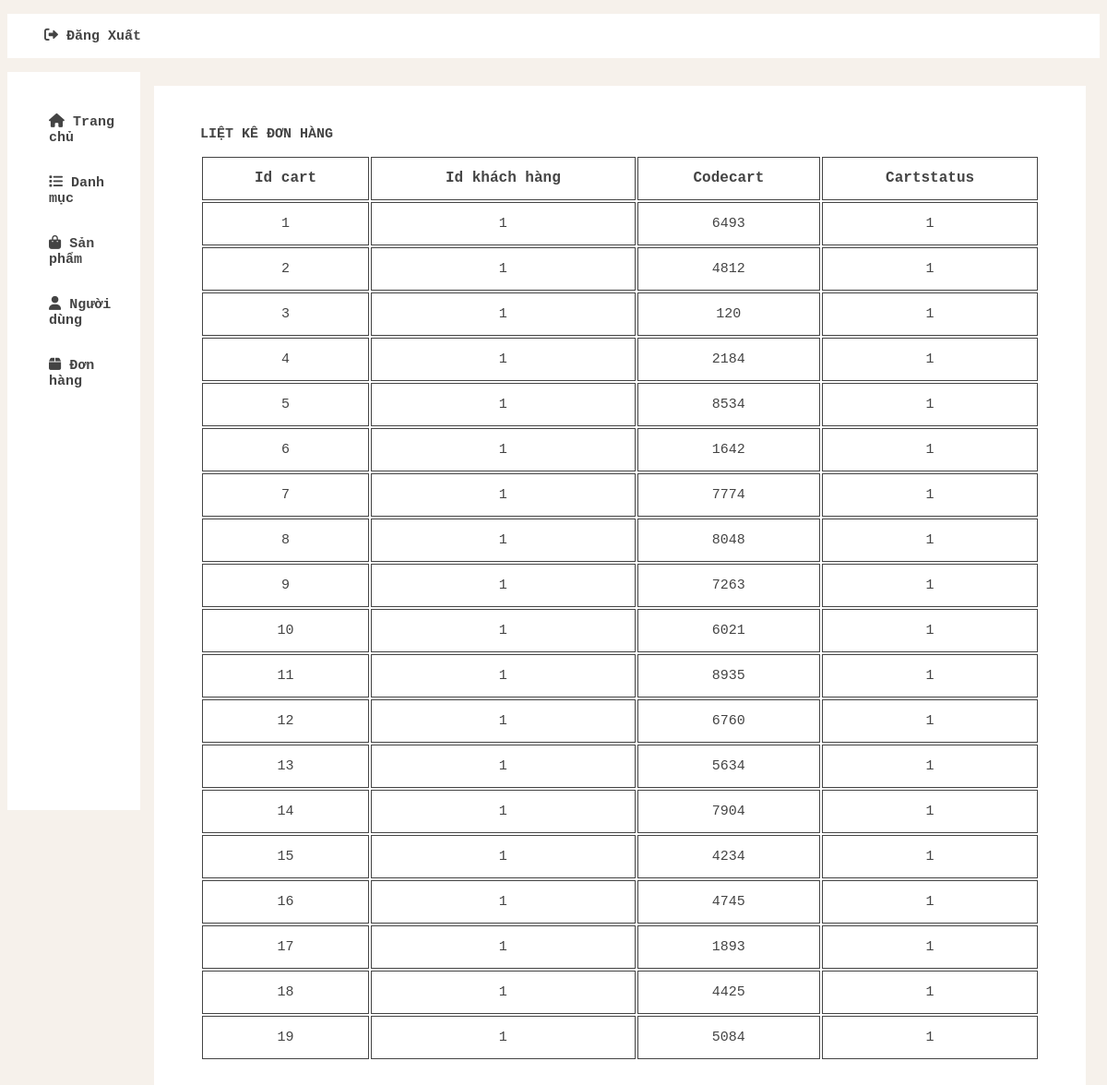
Screenshot of /admin/admin.php?action=quanlydonhang&query=them (signed in) with the database file from the repository.
### tables this page shows
CREATE TABLE `cart` (
  `idcart` int(11) NOT NULL,
  `idkhachhang` int(11) NOT NULL,
  `codecart` varchar(10) NOT NULL,
  `cartstatus` int(11) NOT NULL
);

### admin/module/quanlydonhang/lietke.php (the view)
<div class = "adminquanly">
    <?php
        $sql_lietke_cart = "SELECT * FROM cart  ORDER BY idcart DESC";
        $query_lietke_cart = mysqli_query($mysqli,$sql_lietke_cart);
    ?>
    <div class = "adminquanly__lietke">
        <p class = "admin__ten"> LIỆT KÊ ĐƠN HÀNG </p>
        <table>
            <tr>
                <th> Id cart </th>
                <th> Id khách hàng </th>
                <th> Codecart </th>
                <th> Cartstatus </th>
            </tr>
            <?php
            $i = 0;
            while ($row = mysqli_fetch_array($query_lietke_cart)){
                $i++;
            ?>
            <tr>
                <td><?php echo $i ?></td>
                <td><?php echo $row['idkhachhang'] ?></td>
                <td><?php echo $row['codecart'] ?></td>
                <td><?php echo $row['cartstatus'] ?></td>
            </tr>
            <?php
            }
            ?>
        </table>
    </div>
</div>

### css/adminmain.css (style rules this page uses)
body { background: #f6f1eb; color: rgb(68, 68, 68); font-family: 'Courier New', Courier, monospace; }
.admin__ten { font-weight:700; font-size: 15px; }

### css/adminquanly.css (style rules this page uses)
.adminquanly { margin: auto 15px; background-color: white; width: 1010px; }
.adminquanly table { width:100%; text-align: center; }
.adminquanly tr,td,th { padding: 15px; border: 1px solid #444; background-color: white; }
.adminquanly__them, .adminquanly__lietke { line-height: 15px; padding: 30px 50px; }
.adminquanly__them label, .adminquanly__lietke table tr td { font-size: 15px; }
.adminquanly__lietke { margin: 15px auto; }

### rows the page displays
cart: idkhachhang "1", codecart "6493", cartstatus "1"
cart: idkhachhang "1", codecart "4812", cartstatus "1"
cart: idkhachhang "1", codecart "120", cartstatus "1"
cart: idkhachhang "1", codecart "2184", cartstatus "1"
cart: idkhachhang "1", codecart "8534", cartstatus "1"
cart: idkhachhang "1", codecart "1642", cartstatus "1"
cart: idkhachhang "1", codecart "7774", cartstatus "1"
cart: idkhachhang "1", codecart "8048", cartstatus "1"
cart: idkhachhang "1", codecart "7263", cartstatus "1"
cart: idkhachhang "1", codecart "6021", cartstatus "1"
cart: idkhachhang "1", codecart "8935", cartstatus "1"
cart: idkhachhang "1", codecart "6760", cartstatus "1"
cart: idkhachhang "1", codecart "5634", cartstatus "1"
cart: idkhachhang "1", codecart "7904", cartstatus "1"
cart: idkhachhang "1", codecart "4234", cartstatus "1"
cart: idkhachhang "1", codecart "4745", cartstatus "1"
cart: idkhachhang "1", codecart "1893", cartstatus "1"
cart: idkhachhang "1", codecart "4425", cartstatus "1"
cart: idkhachhang "1", codecart "5084", cartstatus "1"
